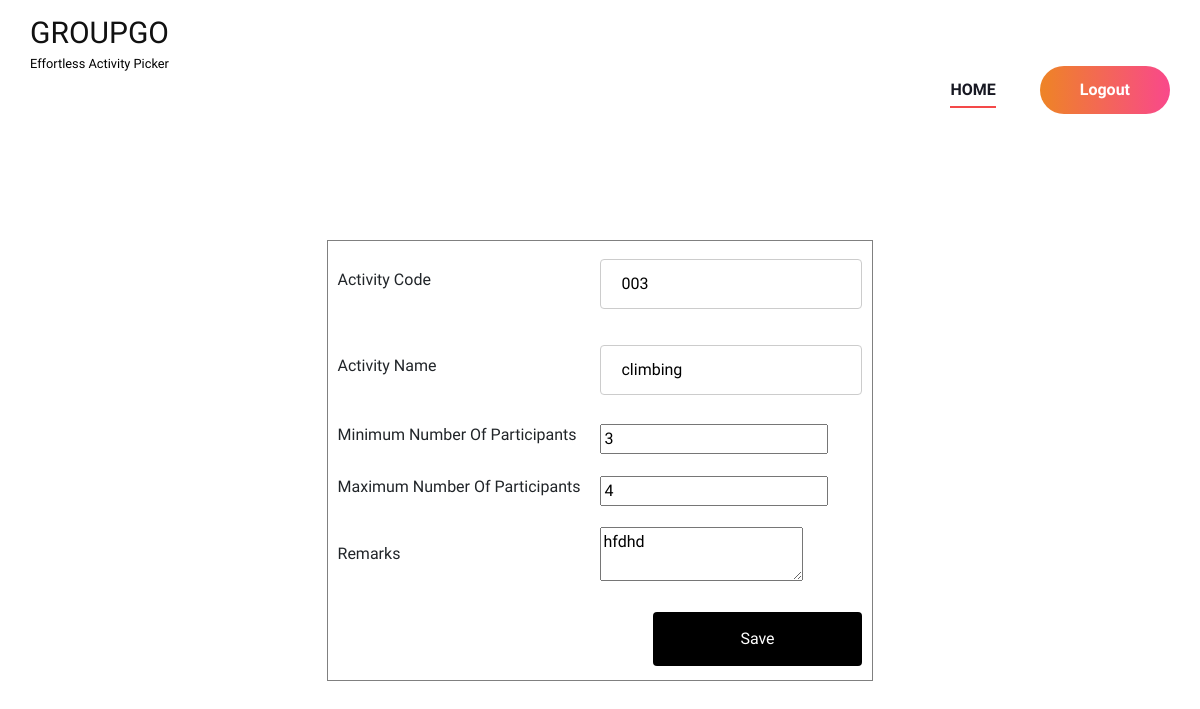
The app's page /event/edit/3/, older data.
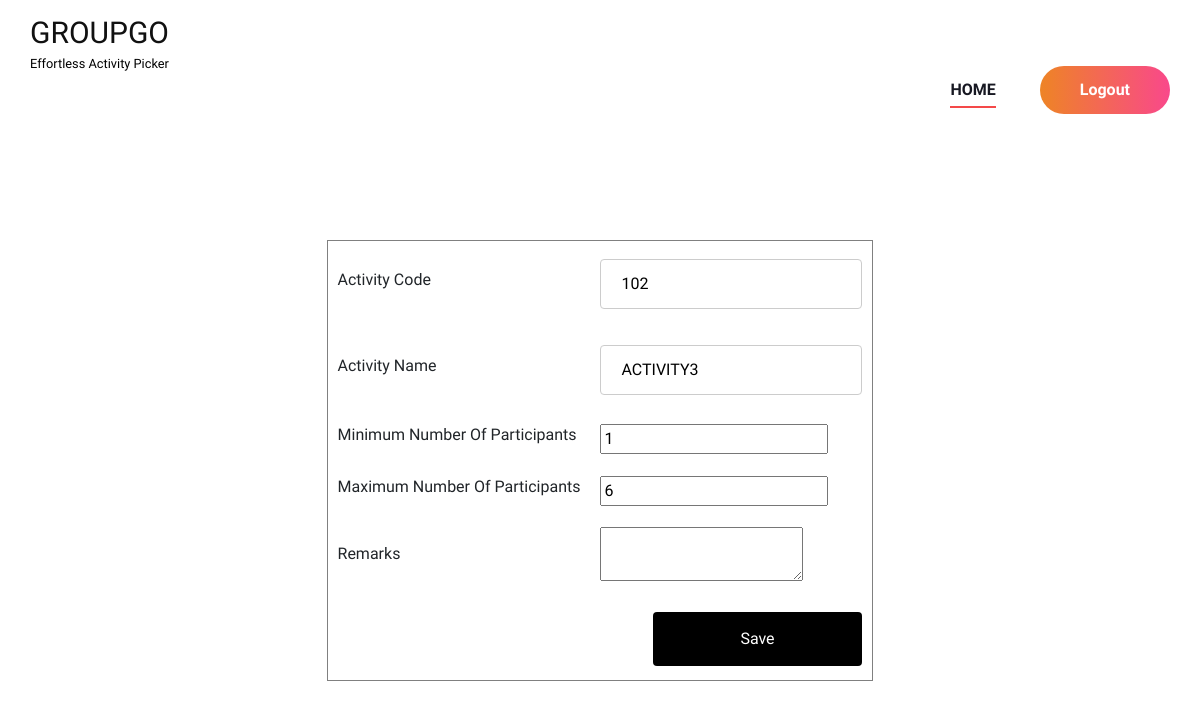
The same page, newer data.
### AllocationAdmin/models.py (models this page shows)
class Event(models.Model):
    name=models.CharField(max_length=50)
    description=models.TextField(null=True,blank=True)
    min_participants=models.IntegerField()
    max_participants=models.IntegerField()
    code=models.CharField(max_length=50,unique=True)
    is_active = models.BooleanField(default=True)
    is_updated = models.BooleanField(default=False)
    is_updated_new = models.BooleanField(default=False)
    is_updated_max = models.BooleanField(default=False)
    created_by=models.ForeignKey(settings.AUTH_USER_MODEL,on_delete=models.CASCADE)
    created_on=models.DateTimeField(auto_now_add=True)

### AllocationAdmin/views.py (the view)
# urls.py: path('event/edit/<str:id>/', views.event_edit, name="event_edit"),
def event_edit(request, id):
    event = Event.objects.get(id=id)
    if request.method == "POST":
        event_code = request.POST.get("txtcode")
        name = request.POST.get("name")
        min_participants = int(request.POST.get("min"))
        max_participants = int(request.POST.get("max"))
        remarks = request.POST.get("remarks")
        event.code = event_code
        event.name = name
        event.min_participants = min_participants
        event.max_participants = max_participants
        event.description = remarks
        event.save()
        return redirect("index")
    else:
        return render(request, "Organizer/Event.html", {"data": event})

### templates/Organizer/Event.html (shortened to what this page needs)
{% extends 'Organizer/Head.html'%}
{% load static %}
{%  block content %}
<br><br><br><br>
<!DOCTYPE html>
<html lang="en">
<head>
</head>
<body>
    <form action="" method="post">
        <table border="1" align="center" cellpadding="10">
            <tr>
                <td><label for="txtcode">Activity Code</label></td>
                <td><input type="text" name="txtcode" id="txtcode" required autocomplete="off" value="{{data.code}}"></td>
            </tr>
            <tr>
                <td><label for="name">Activity Name</label></td>
                <td><input type="text" name="name" id="name" required autocomplete="off" value="{{data.name}}"></td>
            </tr>
            <tr>
                <td><label for="min">Minimum Number Of Participants</label></td>
                <td><input type="number" name="min" id="min" required value="{{data.min_participants}}"></td>
            </tr>
            <tr>
                <td><label for="max">Maximum Number Of Participants</label></td>
                <td><input type="number" name="max" id="max" required value="{{data.max_participants}}"></td>
            </tr>
            <tr>
                <td><label for="remarks">Remarks</label></td>
                <td><textarea name="remarks" id="remarks">{{data.description}}</textarea></td>
            </tr>
            <tr>
                <td colspan="2" align="right"><input type="submit" value="Save" name="btn"></td>
            </tr>
        </table>
    </form>
</body>
</html>
<br><br><br><br><br><br><br><br><br><br><br><br><br><br><br><br><br><br><br><br><br>
{% endblock content %}

Row changes from the older to the newer data that the page shows:
changed Event: txtcode "003" → "102"; name "climbing" → "ACTIVITY3"; min "3" → "1"; max "4" → "6"; remarks "hfdhd" → (not shown)
